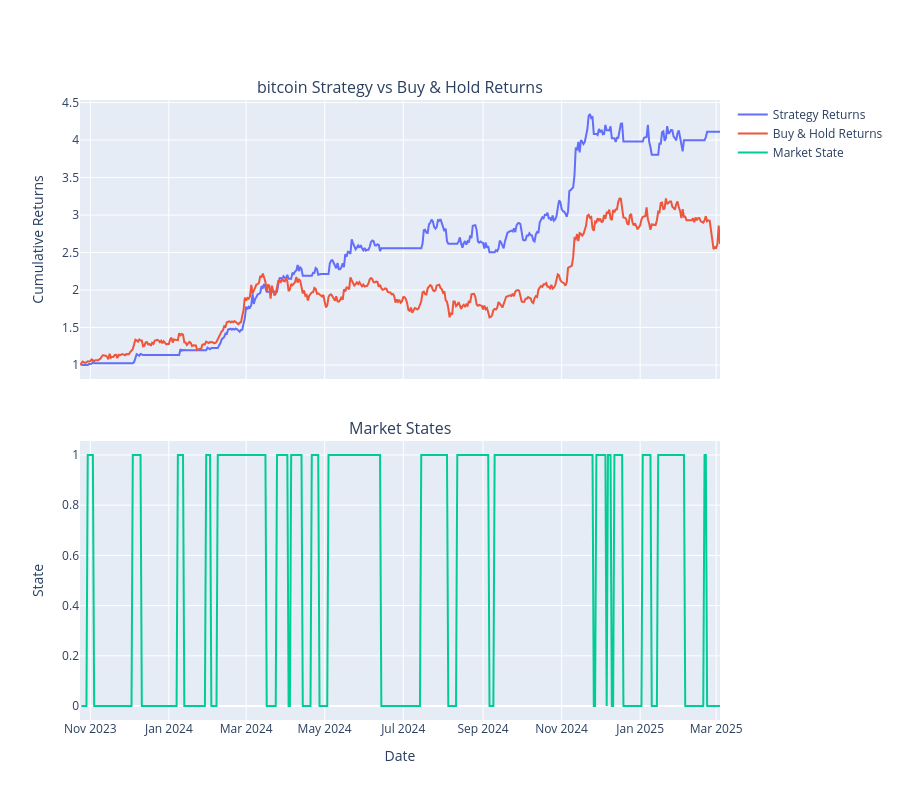

Notebook code cell kept with this figure:
### Code cell
# Split data into train, embargo, and test sets
train, embargo, test = model.split_data(model.model_data)

print(f"Train set: {len(train)} rows")
print(f"Embargo set: {len(embargo)} rows")
print(f"Test set: {len(test)} rows")

states = model.ensemble_predict(test, selected_features, show_voting_table=True)
results = model.simulate_trading(test, states)
metrics = model.evaluate(results)

### Figure 1 — Plotly figure (JSON) as saved in the notebook; plotly's stock layout.template omitted (floating-point values rounded to 4 significant figures; data arrays with more than 128 entries replaced by an {"elided": "..."} marker saying what was removed)
{"data": [{"mode": "lines", "name": "Strategy Returns", "type": "scatter", "x": {"elided": "498 str values"}, "xaxis": "x", "y": {"elided": "498 float values"}, "yaxis": "y"}, {"mode": "lines", "name": "Buy & Hold Returns", "type": "scatter", "x": {"elided": "498 str values"}, "xaxis": "x", "y": {"elided": "498 float values"}, "yaxis": "y"}, {"hovertext": {"elided": "498 str values"}, "mode": "lines", "name": "Market State", "type": "scatter", "x": {"elided": "498 str values"}, "xaxis": "x2", "y": {"elided": "498 int values"}, "yaxis": "y2"}], "layout": {"annotations": [{"font": {"size": 16}, "showarrow": false, "text": "bitcoin Strategy vs Buy & Hold Returns", "x": 0.5, "xanchor": "center", "xref": "paper", "y": 1, "yanchor": "bottom", "yref": "paper"}, {"font": {"size": 16}, "showarrow": false, "text": "Market States", "x": 0.5, "xanchor": "center", "xref": "paper", "y": 0.45, "yanchor": "bottom", "yref": "paper"}], "height": 800, "showlegend": true, "xaxis": {"anchor": "y", "domain": [0, 1], "matches": "x2", "showticklabels": false}, "xaxis2": {"anchor": "y2", "domain": [0, 1], "title": {"text": "Date"}}, "yaxis": {"anchor": "x", "domain": [0.55, 1], "title": {"text": "Cumulative Returns"}}, "yaxis2": {"anchor": "x2", "domain": [0, 0.45], "title": {"text": "State"}}}}
